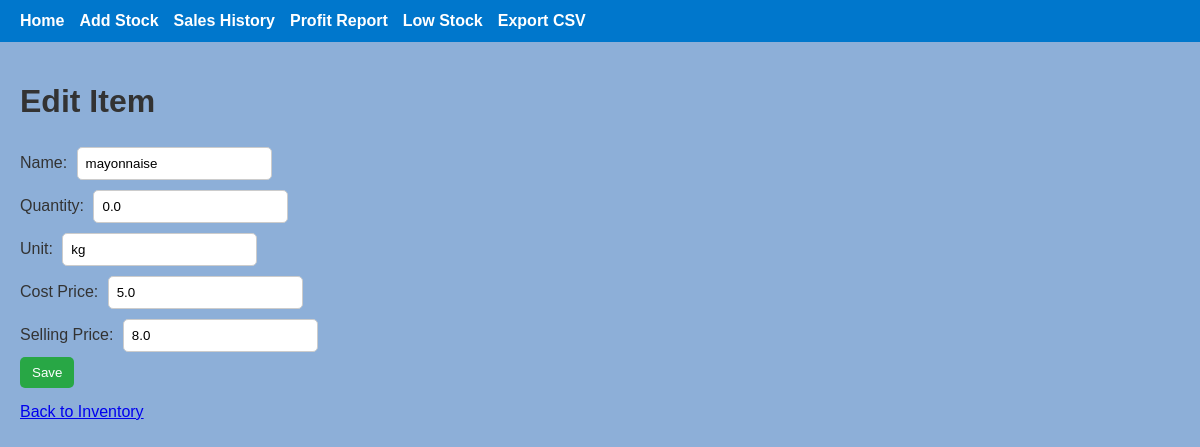
Screenshot of /edit/1 with the database file from the repository.
### tables this page shows
CREATE TABLE stock (
    id INTEGER PRIMARY KEY AUTOINCREMENT,
    name TEXT NOT NULL,
    quantity REAL NOT NULL,
    unit TEXT NOT NULL,
    cost_price REAL NOT NULL,
    selling_price REAL NOT NULL,
    low_stock_threshold REAL
);

### app.py (the view, shortened to what this page needs)
@app.route('/edit/<int:id>', methods=('GET', 'POST'))
def edit_item(id):
    conn = get_db_connection()
    item = conn.execute('SELECT * FROM stock WHERE id = ?', (id,)).fetchone()
    if item is None:
        conn.close()
        return "Item not found", 404
    conn.close()
    return render_template('edit.html', item=item)

### app.py (called while the page is built)
def get_db_connection():
    conn = sqlite3.connect(DATABASE)
    conn.row_factory = sqlite3.Row
    return conn

### templates/edit.html (shortened to what this page needs)
<!DOCTYPE html>
<html>
<head>
</head>
<body>
    {% extends "base.html" %}
    {% block content %}
    <h1>Edit Item</h1>
    <form method="post">
        <label>Name:</label>
        <input type="text" name="name" value="{{ item['name'] }}" required><br>
        <label>Quantity:</label>
        <input type="number" step="0.01" name="quantity" value="{{ item['quantity'] }}" required><br>
        <label>Unit:</label>
        <input type="text" name="unit" value="{{ item['unit'] }}" required><br>
        <label>Cost Price:</label>
        <input type="number" step="0.01" name="cost_price" value="{{ item['cost_price'] }}" required><br>
        <label>Selling Price:</label>
        <input type="number" step="0.01" name="selling_price" value="{{ item['selling_price'] }}" required><br>
        <button type="submit">Save</button>
    </form>
    <a href="{{ url_for('index') }}">Back to Inventory</a>
    {% endblock %}

### static/css/style.css (style rules this page uses)
body { margin: 0; font-family: Arial, Helvetica, sans-serif; background-color: #8dafd8; color: #333; }
button, .btn { background-color: #0077cc; color: white; border: none; padding: 8px 12px; cursor: pointer; border-radius: 5px; transition: 0.3s; }
form { margin: 15px 0; }
input, select { padding: 8px; margin: 5px; border: 1px solid #ccc; border-radius: 5px; }
input[type="submit"], button[type="submit"] { background-color: #28a745; }

### rows the page displays
stock: name "mayonnaise", quantity "0.0", unit "kg", cost_price "5.0", selling_price "8.0"
